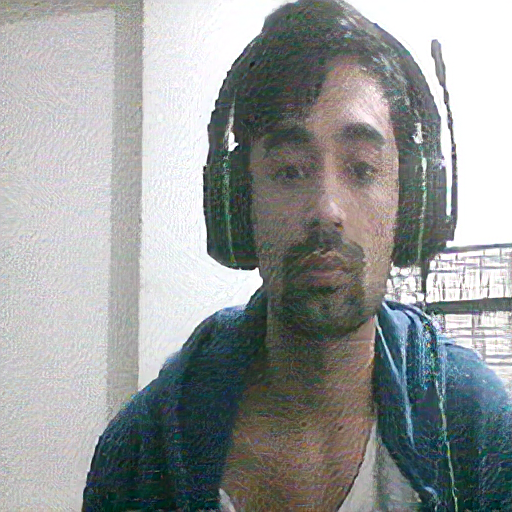
#> input picture TecoGAN_PyTorch/HR _image.png, 512 x 512 px, found by its file name
$ jupyter execute denoising.ipynb   (shell and % lines are left out)
#> lines starting #> are read from the running program, lines starting #| are printed output that depends on the picture
[cell 1]
import cv2
import numpy as np
from matplotlib import pyplot as plt

[cell 2]
img = cv2.imread("./HR _image.png")
#> img is the input picture: shape (512, 512, 3); mean B, G, R 152.6, 152.8, 149.4
img = img[...,::-1]

[cell 3]
denoise_1 = cv2.fastNlMeansDenoisingColored(img, None, 10, 3, 7, 21)

[cell 4]
median = cv2.medianBlur(img,5)

[cell 5]
blur = cv2.GaussianBlur(img,(5,5),0)

[cell 6]
average = cv2.blur(img,(5,5))
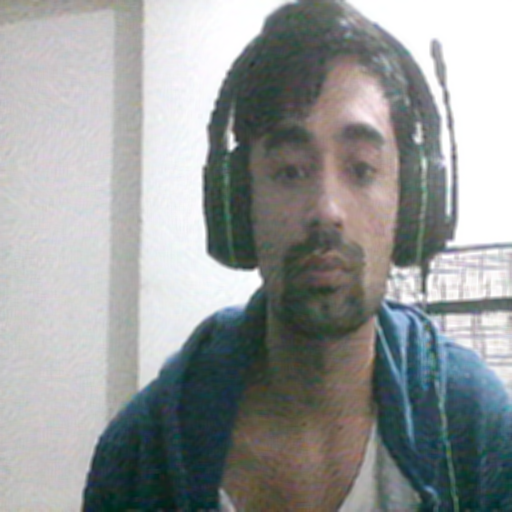
#> average: shape (512, 512, 3); mean R, G, B 149.4, 152.8, 152.6

[cell 7]
bilateral = cv2.bilateralFilter(img,9,75,75)

[cell 8]
denoise_1 = cv2.fastNlMeansDenoisingColored(img, None, 10, 3, 7, 21)

[cell 9]
median = cv2.medianBlur(img,5)

[cell 10]
blur = cv2.GaussianBlur(img,(5,5),0)

[cell 11]
average = cv2.blur(img,(5,5))

[cell 12]
bilateral = cv2.bilateralFilter(img,9,75,75)

[cell 13]
plt.subplot(121),plt.imshow(img),plt.title('Original')
plt.xticks([]), plt.yticks([])
plt.subplot(122),plt.imshow(blur),plt.title('Blurred')
plt.xticks([]), plt.yticks([])
plt.show()
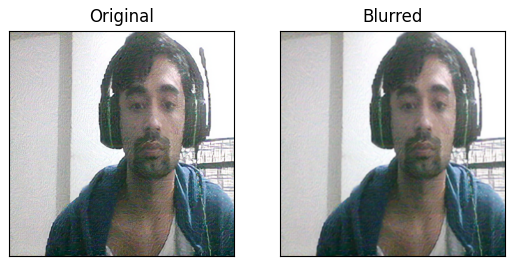
#> figure drawn by matplotlib, 2 panels
